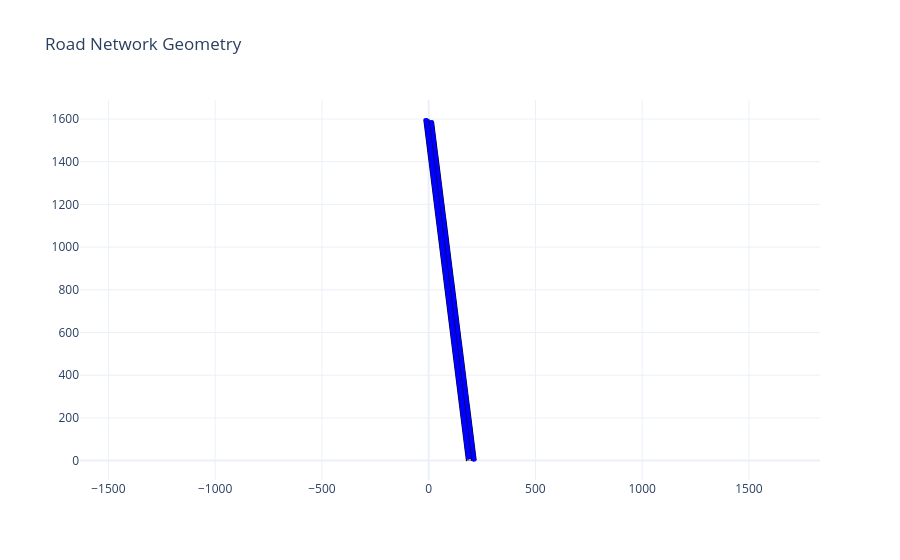

Source (notebook cell):
### Markdown cell above
# West and Eastbound Networks Combined

### Code cell
network = macro_simulation.I24WestAndEastNetwork()
network.create_network()
network.network.plot_network()
